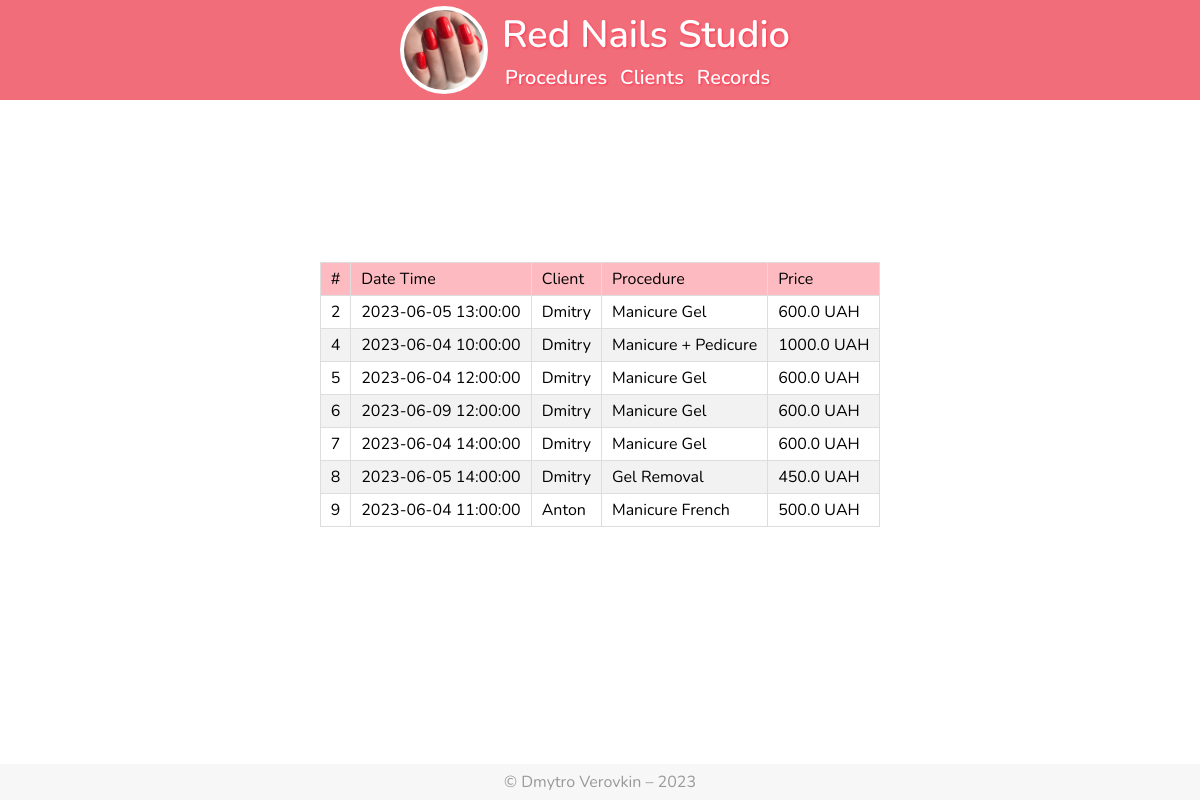
Before: /records with the older database file.
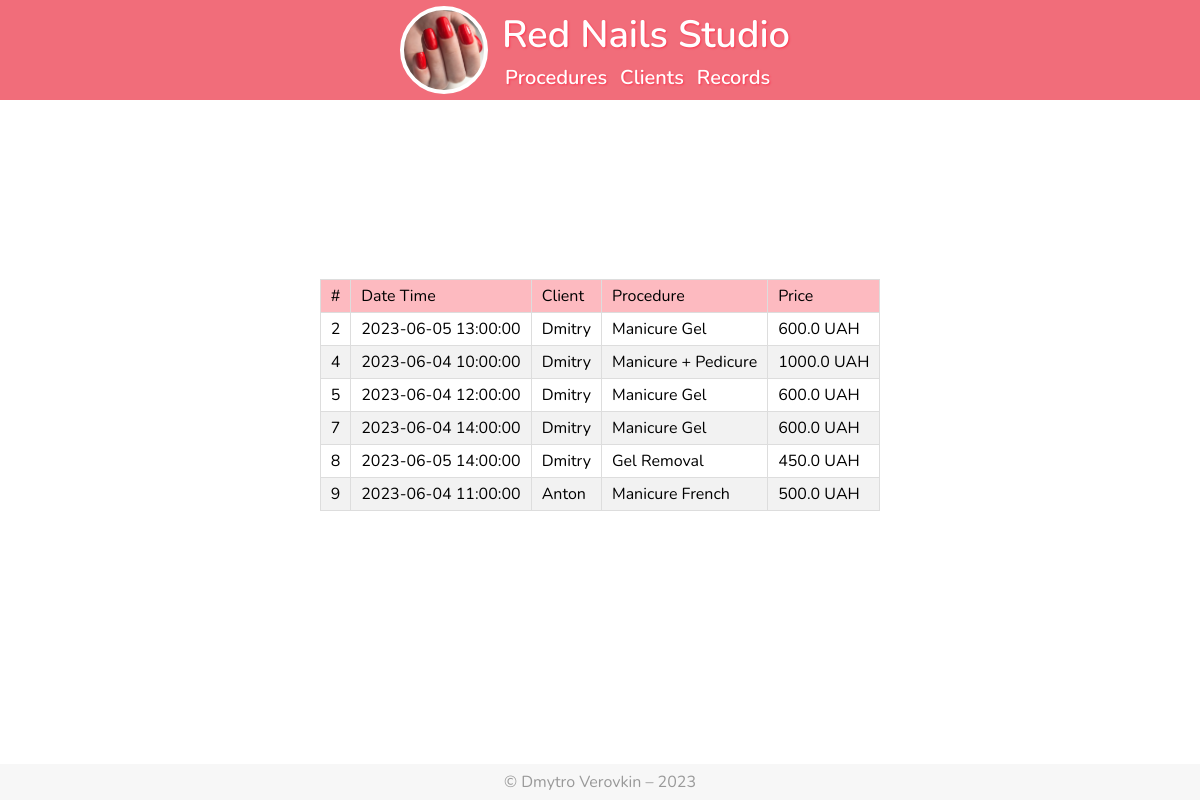
After: the same page with the newer database file.
### bot_app/models.py (models this page shows)
class Record(db.Model):
    id = db.Column(db.Integer, primary_key=True)
    client_id = db.Column(db.Integer, db.ForeignKey('client.id'), nullable=False)
    procedure_id = db.Column(db.Integer, db.ForeignKey('procedure.id'), nullable=False)
    date_added = db.Column(
        db.DateTime,
        nullable=False,
        server_default=db.func.now(),
        server_onupdate=db.func.now(),
    )
    datetime_visit = db.Column(db.DateTime, nullable=False)

class Client(db.Model):
    id = db.Column(db.Integer, primary_key=True)
    tg_id = db.Column(db.Integer, nullable=False)
    name = db.Column(db.String)
    date_added = db.Column(
        db.DateTime,
        nullable=False,
        server_default=db.func.now(),
        server_onupdate=db.func.now(),
    )

class Procedure(db.Model):
    id = db.Column(db.Integer, primary_key=True)
    name = db.Column(db.String, nullable=False)
    price = db.Column(db.Float, nullable=False)
    duration_minutes = db.Column(db.Integer, nullable=False)

### bot_app/views.py (the view)
@app.route('/records')
def records_list():
    records = db.session.query(Record, Client, Procedure).join(Client).join(Procedure).all()
    return render_template('records.j2', records=records)

### bot_app/templates/records.j2
{% extends "base.j2" %}
{% block content %}
            <table>
                <thead>
                    <tr>
                        <td>#</td>
                        <td>Date Time</td>
                        <td>Client</td>
                        <td>Procedure</td>
                        <td>Price</td>
                    </tr>
                </thead>
               {% for record, client, procedure in records %}
                    <tr>
                        <td>{{ record.id }}</td>
                        <td>{{ record.datetime_visit }}</td>
                        <td>{{ client.name }}</td>
                        <td>{{ procedure.name }}</td>
                        <td>{{ procedure.price }} UAH</td>
                    </tr>
               {% endfor %}
            </table>
{% endblock %}

### bot_app/templates/base.j2 (shortened to what this page needs)
<!doctype html>
<html lang="en">
<head>
    <link rel="stylesheet" href="{{ url_for('static', filename='css/style.css') }}">
</head>
<body>
    <header>
        <a href="/"><div class="logo"></div></a>
        <div class="logo-name"><a href="/">Red Nails Studio</a>
            <div class="subheader">
                <div><a href="procedures">Procedures</a></div>
                <div><a href="clients">Clients</a></div>
                <div><a href="records">Records</a></div>
            </div>
        </div>
    </header>
        <div class="main_container" style="margin-bottom: 15px;">
            {% block content %}{% endblock %}
        </div>
    <footer>
        <a href="https://github.com/verovkin" target="_blank">© Dmytro Verovkin – 2023</a>
    </footer>
</body>
</html>

### bot_app/static/css/style.css (style rules this page uses)
:root { --main-color: #ff3751; }
html { height: 100%; }
body { min-height: 100%; display: flex; flex-direction: column; justify-content: space-between; font-family: 'Nunito', sans-serif; margin: 0; }
header { background-color: #f16d7a; height: 100px; text-align: center; }
.logo { height: 80px; width: 80px; top:6px; position: relative; background-image: url("/static/img/red_nails_logo.jpeg"); background-size: cover; background-repeat: no-repeat; background-position: center; border-radius: 100%; border: 4px solid white; display: inline-block; box-shadow: #333333; }
.logo-name { display: inline-block; color: #FFFFFF; font-weight: 600; margin-left: 10px; margin-right: 10px; vertical-align: top; font-size: 38px; line-height: 50px; margin-top: 10px; text-shadow: 1px 1px 2px var(--main-color); }
.logo-name a, .logo-name a:visited { color: white; text-decoration: none; }
.subheader { display: flex; margin: 0; height: 20px; }
.subheader div { margin-right: 10px; line-height: 24px; margin-left: 3px; }
.subheader a { color: white; text-decoration: none; font-size: 20px; line-height: 15px ; }
footer { margin-top: 60px; font-size: 16px; line-height: 16px; padding: 10px; background-color: rgba(100, 100, 100, 0.05); color: #999999; text-align: center; }
footer a, footer a:visited, footer a:hover { color: inherit; text-decoration: none; }
.main_container { display: flex; justify-content: center; }
table, th, td { border: 1px solid #dddddd; border-collapse: collapse; }
thead tr { background-color: #fdbac0; }
table tr:nth-child(even) { background-color: #f2f2f2; }
td { padding: 5px 10px; }

Changed rows visible on the page:
removed Record: id "6", datetime_visit "2023-06-09 12:00:00", name "Dmitry", name "Manicure Gel", price "600.0"
